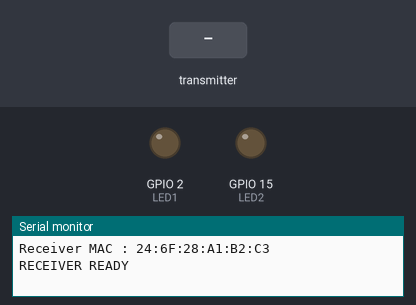
Bench run of a program on a simulated ESP32. Shown: output pins drawn as LEDs (lit = HIGH), the last lines printed to the serial monitor. The inputs (shaded band) are chosen by the test bench.

Above: at 1.2 s.
1.3 s: the transmitter starts sending btn1 = 1
At 1.6 s:
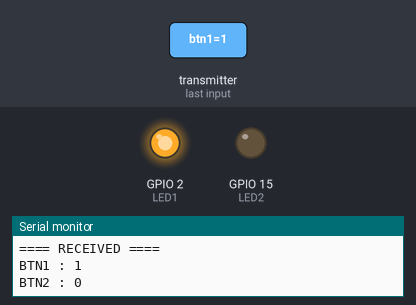
2.8 s: the transmitter starts sending btn2 = 1
At 3.9 s:
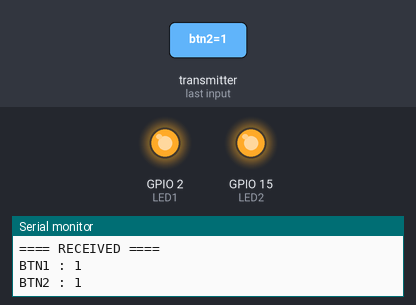
4.3 s: the transmitter starts sending btn1 = 0
At 5.1 s:
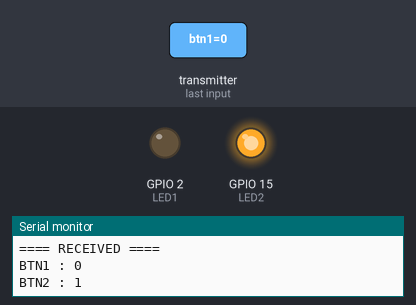
5.8 s: the transmitter starts sending btn2 = 0
At 6.2 s:
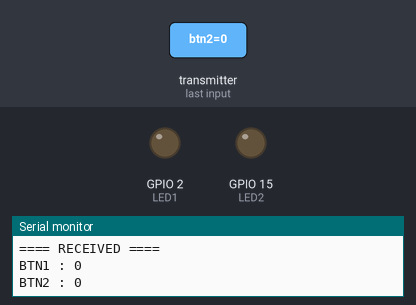
Timing chart, 0 to 8.3 s (numbered marks = the images above; inputs shaded):
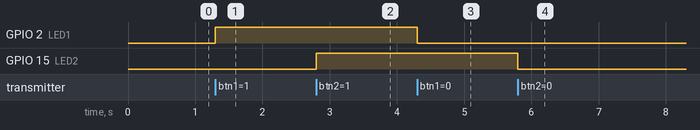

The program:

main.cpp
```cpp
#include <WiFi.h>
#include <esp_now.h>

#define LED1 2
#define LED2 15

typedef struct {

  bool btn1;

  bool btn2;

} ControlPacket;

ControlPacket packet;

// ===================== RECEIVE CALLBACK =====================
void onDataRecv(const uint8_t *mac,
                const uint8_t *incomingData,
                int len) {

  if (len != sizeof(packet)) {
    return;
  }

  memcpy(&packet, incomingData, sizeof(packet));

  digitalWrite(LED1, packet.btn1);

  digitalWrite(LED2, packet.btn2);

  Serial.println("==== RECEIVED ====");

  Serial.print("BTN1 : ");

  Serial.println(packet.btn1);

  Serial.print("BTN2 : ");

  Serial.println(packet.btn2);

  Serial.println();

}

void setup() {

  Serial.begin(115200);

  pinMode(LED1, OUTPUT);

  pinMode(LED2, OUTPUT);

  WiFi.mode(WIFI_STA);

  Serial.print("Receiver MAC : ");

  Serial.println(WiFi.macAddress());

  if (esp_now_init() != ESP_OK) {

    Serial.println("ESP NOW INIT FAILED");

    while (true);

  }

  esp_now_register_recv_cb(onDataRecv);

  Serial.println("RECEIVER READY");

}

void loop() {

}
```

Measured:
- after the input at 1.3 s, GPIO 2 (LED1): LOW → HIGH at once
- after the input at 2.8 s, GPIO 15 (LED2): LOW → HIGH at once
- after the input at 4.3 s, GPIO 2 (LED1): HIGH → LOW at once
- after the input at 5.8 s, GPIO 15 (LED2): HIGH → LOW at once
